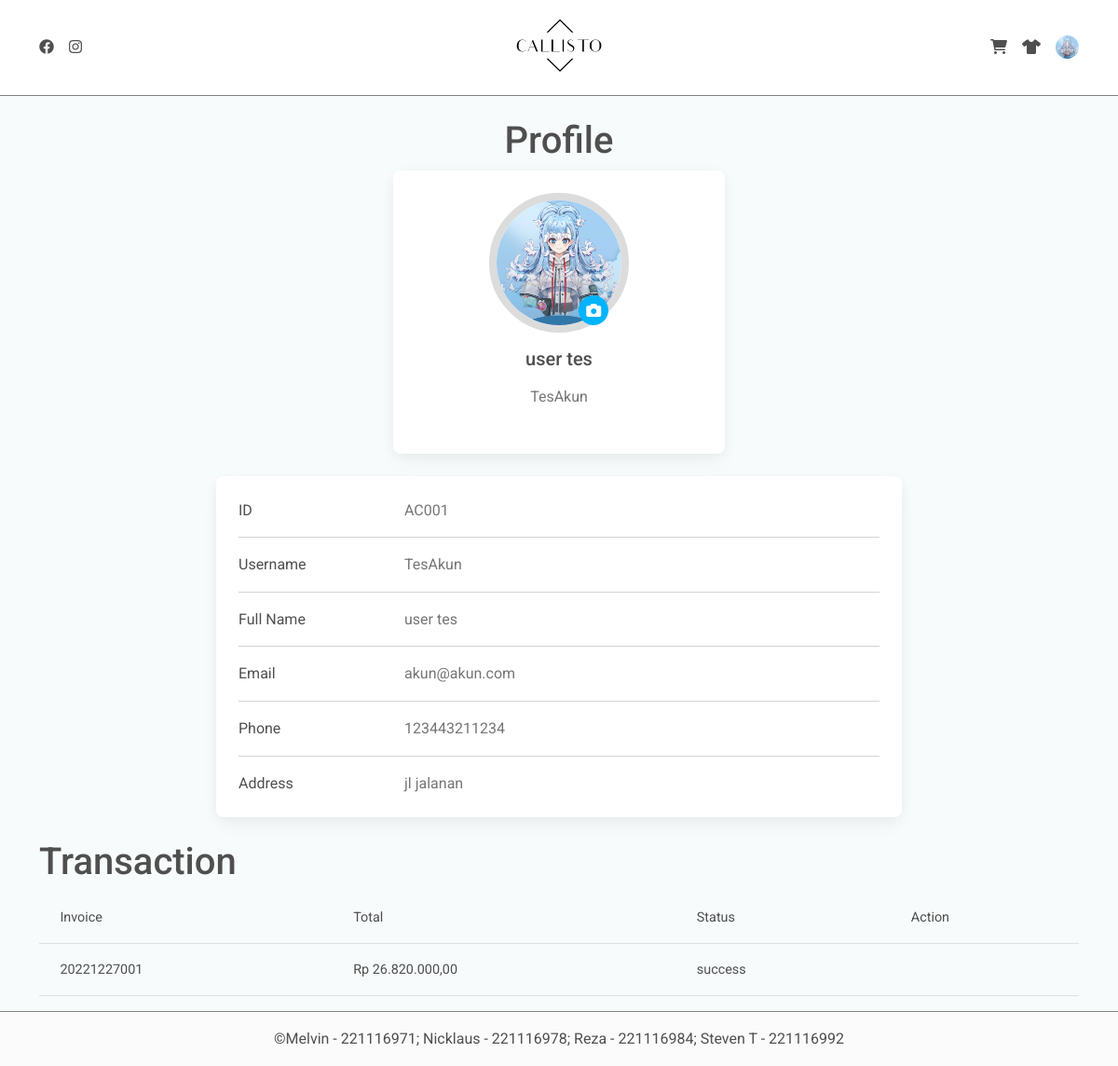
/user_profile.php (signed in), run on the app's committed database.
### tables this page shows
CREATE TABLE `account` (
  `acc_id` varchar(6) NOT NULL,
  `acc_email` varchar(255) NOT NULL,
  `acc_user` varchar(255) NOT NULL,
  `acc_name` varchar(255) NOT NULL,
  `acc_pass` varchar(255) NOT NULL,
  `acc_telp` varchar(15) NOT NULL,
  `acc_gender` int(1) NOT NULL,
  `acc_alamat` varchar(255) DEFAULT NULL,
  `acc_profile` varchar(255) DEFAULT NULL,
  `acc_tglLahir` date DEFAULT NULL,
  PRIMARY KEY (`acc_id`)
);

CREATE TABLE `h_trans` (
  `ht_invoice` varchar(255) NOT NULL,
  `ht_date` varchar(255) NOT NULL,
  `ht_total` int(11) NOT NULL,
  `ht_customer_id` varchar(6) NOT NULL,
  `ht_status` varchar(255) NOT NULL,
  PRIMARY KEY (`ht_invoice`),
  KEY `fkhtrans_customer` (`ht_customer_id`),
  CONSTRAINT `fkhtrans_customer` FOREIGN KEY (`ht_customer_id`) REFERENCES `account` (`acc_id`)
);

### helper.php (called while the page is built, shortened)
<?php
function rupiah($angka){
	$hasil_rupiah = "Rp " . number_format($angka,2,',','.');
	return $hasil_rupiah;
}
?>

### user_profile.php (the view, shortened to what this page needs)
<?php
require('helper.php');
?>
<!DOCTYPE html>
<html lang="en">
<head>
    <link href="https://cdnjs.cloudflare.com/ajax/libs/font-awesome/6.0.0/css/all.min.css" rel="stylesheet" />
    <link href="https://cdnjs.cloudflare.com/ajax/libs/mdb-ui-kit/6.0.1/mdb.min.css" rel="stylesheet" />
</head>
<body>
    <header>
        <div class="p-3 text-center bg-white nav-border">
            <div class="container">
                <div class="row">
                    <div class="col-md-4 d-flex justify-content-center justify-content-md-start align-items-center">
                        <ul class="navbar-nav d-flex flex-row">
                            <li class="nav-item me-3">
                                <a class="nav-link" href="https://www.facebook.com/Maisonfashion" target="_blank">
                                    <i class="fab fa-facebook"></i>
                                </a>
                            </li>
                            <li class="nav-item me-3">
                                <a class="nav-link" href="https://www.instagram.com/maisonde_fashion/" target="_blank">
                                    <i class="fab fa-instagram"></i>
                                </a>
                            </li>
                        </ul>
                    </div>
                    <div class="col-md-4">
                        <a href="user_home.php">
                            <img src="asset/logo.png" height="70" />
                        </a>
                    </div>
                    <div class="col-md-4 d-flex justify-content-center justify-content-md-end align-items-center">
                        <div class="d-flex">
                            <a class="text-reset me-3" href="user_cart.php">
                                <span><i class="fas fa-shopping-cart"></i></span>
                            </a>
                            <a class="text-reset me-3" href="user_custom.php">
                                <span><i class="fas fa-tshirt"></i></span>
                            </a>
                            <?php if (isset($_SESSION['userLogin'])) { ?>
                                <?php
                                $query = "SELECT * FROM account WHERE acc_user = '" . $_SESSION['userLogin'] . "' ";
                                $res = mysqli_query($con, $query);
                                $row = mysqli_fetch_assoc($res);
                                ?>
                                <div class="dropdown">
                                    <a class="text-reset dropdown-toggle d-flex align-items-center hidden-arrow" href="#" id="navbarDropdownMenuLink" role="button" data-mdb-toggle="dropdown" aria-expanded="false">
                                        <img src="img_profile/<?= $row['acc_profile'] ?>" class="rounded-circle" height="25" width="25" alt="" loading="lazy" />
                                    </a>
                                </div>
                            <?php } else { ?>
                                <a href="login.php"><button class="btn btn-primary">Login</button></a>
                            <?php } ?>
                        </div>
                    </div>
                </div>
            </div>
        </div>
    </header>
    <div class="container">
        <h1 class="text-center">Profile</h1>
        <div class="row" style="display: block;">
            <div class="col-lg-4 m-auto">
                <div class="card mb-4">
                    <div class="card-body text-center">
                        <?php
                        $query = "SELECT * FROM account WHERE acc_user = '" . $_SESSION['userLogin'] . "'";
                        $result = mysqli_query($con, $query);
                        $row = mysqli_fetch_assoc($result);
                        ?>
                        <form method="post" class="form" id="form" enctype="multipart/form-data">
                            <img src="./img_profile/<?php echo $row['acc_profile']; ?>" class="fotoprofile" width="150px" height="150px" title="<?php echo $row['acc_profile']; ?>">
                            <div class="round">
                                <i class="fa fa-camera" style="color: #fff;"></i>
                            </div>
                        </form>
                        <h5 class="my-3"><?php echo $row['acc_name'];
                                            ?></h5>
                        <p class="text-muted mb-4"><?php echo $row['acc_user'];
                                                    ?></p>
                    </div>
                </div>
            </div>
            <div class="col-lg-8 m-auto">
                <div class="card mb-4">
                    <div class="card-body">
                        <div class="row">
                            <div class="col-sm-3">
                                <p class="mb-0">ID</p>
                            </div>
                            <div class="col-sm-9">
                                <p class="text-muted mb-0">
                                    <?php echo $row['acc_id'];
                                    ?></p>
                            </div>
                        </div>
                        <hr>
                        <div class="row">
                            <div class="col-sm-3">
                                <p class="mb-0">Username</p>
                            </div>
                            <div class="col-sm-9">
                                <p class="text-muted mb-0">
                                    <?php echo $row['acc_user'];
                                    ?></p>
                            </div>
                        </div>
                        <hr>
                        <div class="row">
                            <div class="col-sm-3">
                                <p class="mb-0">Full Name</p>
                            </div>
                            <div class="col-sm-9">
                                <p class="text-muted mb-0">
                                    <?php echo $row['acc_name'];
                                    ?></p>
                            </div>
                        </div>
                        <hr>
                        <div class="row">
                            <div class="col-sm-3">
                                <p class="mb-0">Email</p>
                            </div>
                            <div class="col-sm-9">
                                <p class="text-muted mb-0">
                                    <?php echo $row['acc_email'];
                                    ?></p>
                            </div>
                        </div>
                        <hr>
                        <div class="row">
                            <div class="col-sm-3">
                                <p class="mb-0">Phone</p>
                            </div>
                            <div class="col-sm-9">
                                <p class="text-muted mb-0">
                                    <?php echo $row['acc_telp'];
                                    ?></p>
                            </div>
                        </div>
                        <hr>
                        <div class="row">
                            <div class="col-sm-3">
                                <p class="mb-0">Address</p>
                            </div>
                            <div class="col-sm-9">
                                <p class="text-muted mb-0">
                                    <?php echo $row['acc_alamat'];
                                    ?></p>
                            </div>
                        </div>
                    </div>
                </div>
            </div>
        </div>
        <h1>Transaction</h1>
        <table class="table">
            <tr>
                <td>Invoice</td>
                <td>Total</td>
                <td>Status</td>
                <td>Action</td>
            </tr>
            <?php
            $query = "SELECT ht.ht_invoice 'invoice' , ht.ht_total 'total' , ht.ht_status 'status' FROM h_trans ht JOIN `account` acc ON acc.acc_id = ht.ht_customer_id WHERE acc.acc_user ='" . $_SESSION['userLogin'] . "'";
            $res = mysqli_query($con, $query);
            while ($row = mysqli_fetch_assoc($res)) { ?>
                <tr>
                    <td><?= $row['invoice'] ?></td>
                    <td><?= rupiah($row['total']) ?></td>
                    <td><?= $row['status'] ?></td>
                    <?php if ($row['status'] == 'pending') { ?>
                        <td>
                            <form method="post">
                                <input type="hidden" name="invoice" value="<?= $row['invoice'] ?>">
                                <button type="submit" name="cancel" class="btn btn-danger">Cancel</button>
                            </form>
                        </td>
                    <?php } else { ?>
                        <td></td>
                    <?php } ?>
                </tr>
            <?php } ?>
        </table>
    </div>
    <footer class="bg-light text-center text-lg-start" style="border-top: 1px solid gray;">
    <div class="text-center p-3">
        &copy;Melvin - 221116971; Nicklaus - 221116978; Reza - 221116984; Steven T - 221116992
    </div>
    </footer>
</body>
</html>

### user_profile.php (style rules this page uses)
body { background-color: #f7fbfc; }
.nav-border { border-bottom: 1px solid gray; margin-bottom: 3vh; background-color: #f7fbfc; }
.round { position: absolute; bottom: 0; right: 0; left: 56%; top: 44%; background: #00B4FF; width: 32px; height: 32px; line-height: 33px; text-align: center; border-radius: 50%; overflow: hidden; }
.fotoprofile { border-radius: 50%; border: 8px solid #DCDCDC; }

### data on the page
account: acc_profile (picture), acc_name "user tes", acc_user "TesAkun", acc_id "AC001", acc_email "akun@akun.com", acc_telp "123443211234", acc_alamat "jl jalanan"
h_trans: ht_invoice "20221227001", ht_total "Rp 26.820.000,00", ht_status "success"
